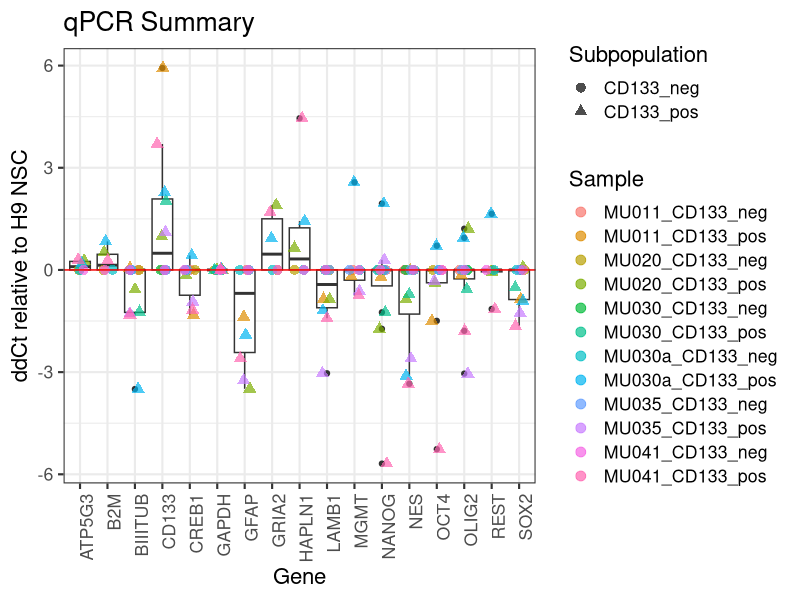

This figure's R source:
library(reshape)
library(plyr)
library(ggplot2)
#source('~/Documents/Rscripts/multiplot.R')

ddCTcalculate = function(geneOfInterest, sampleOfInterest='020_N', houseKeepingGene='GAPDH', referenceSample='020_N', data=rawData) 
{
    sampleHouse = paste(sampleOfInterest, houseKeepingGene)
    sampleGene = paste(sampleOfInterest, geneOfInterest)
    # Extract the Cp of the hosue keeping gene
    houseCp = data[sampleHouse, 'meanCp']
    geneCp = data[sampleGene, 'meanCp']
    # dCt calculation for the sample of interest
    dCt = houseCp - geneCp
    # Extract the meanCP for the reference sample. First get the index of the housekeeping gene, then the gene of interest
    refDctRowHouse = paste(referenceSample, houseKeepingGene)
    refDctRowGene = paste(referenceSample, geneOfInterest)
    # Calculate dCt for the reference sample
    referenceSample_dCt = data[refDctRowHouse, 'meanCp'] - data[refDctRowGene, 'meanCp']
    # Calculate ddCt
    ddCt = dCt - referenceSample_dCt
    return (ddCt)
}

foldChangecalculate = function(geneOfInterest, sampleOfInterest='020_N', houseKeepingGene='GAPDH', referenceSample='020_N', data=rawData) 
{
    sampleHouse = paste(sampleOfInterest, houseKeepingGene)
    sampleGene = paste(sampleOfInterest, geneOfInterest)
    # Extract the Cp of the hosue keeping gene
    houseCp = data[sampleHouse, 'meanCp']
    geneCp = data[sampleGene, 'meanCp']
    # dCt calculation for the sample of interest
    dCt = houseCp - geneCp
    # Extract the meanCP for the reference sample. First get the index of the housekeeping gene, then the gene of interest
    refDctRowHouse = paste(referenceSample, houseKeepingGene)
    refDctRowGene = paste(referenceSample, geneOfInterest)
    # Calculate dCt for the reference sample
    referenceSample_dCt = data[refDctRowHouse, 'meanCp'] - data[refDctRowGene, 'meanCp']
    # Calculate ddCt
    ddCt = dCt - referenceSample_dCt
    foldChange = 2^ddCt
    return (foldChange)
}

plotPDGC = function(dataFrame, pdgc="MU035") {
    # This function takes a dataFrane of some data and returns a ggplot object specific to the cell line supplied as a string
    extract = dataFrame[,"PDGC"] %in% pdgc
    datPlot = dataFrame[extract,]
    # The colour of the plots
    cols = c("orange", "forestgreen", "darkblue", "darkred")
    p = ggplot(data=datPlot, aes(x=Gene, y=ddCT, fill=Subpopulation)) +
        geom_bar(stat="identity", position=position_dodge(), colour="black") + 
        ggtitle(paste("qPCR", pdgc, sep=" ")) +  scale_fill_manual(values=cols) + 
        xlab("Gene") + ylab("ddCt") +
        theme_bw(base_size=16) + theme(axis.text.x = element_text(angle = 90, hjust = 1))
    return (p) }

setwd("150316_qPCRcd133Summary/")

dat = read.csv("dat/150316_summaryEdit.csv", row.names=1)
dat$Sample = paste(dat$PDGC, dat$Subpopulation, sep="_")
dat$Gene = gsub("POU5F1", "OCT4", dat$Gene)
dat$Gene = gsub("PROM1", "CD133", dat$Gene)

# Take the mean of duplicated measurements
datWide = ddply(dat, .(Sample, Gene, PDGC, Subpopulation), summarise, meanCp = mean(MeanCP, na.rm=T))

# Calculate ddCT

getddCt = function(dataFrame, sampleInt="MU035_CD133_neg") 
{
    # Extract the genes that were measured by both samples.
    samp = dataFrame[dataFrame$Sample %in% sampleInt,"Gene"]
    cd133neg = gsub("_CD133_pos", "_CD133_neg", sampleInt)
    ref = dataFrame[dataFrame$Sample %in% cd133neg, "Gene"]
    genes = intersect(samp, ref)
    
    # Subset the shared genes and sort
    subDat = dataFrame[dataFrame$Sample %in% c(sampleInt, cd133neg),]
    subDat = subDat[subDat$Gene %in% genes,]
    subDat = subDat[order(subDat$Sample, subDat$Gene),]
    row.names(subDat) = paste(subDat$Sample, subDat$Gene)
    
    # Call the ddCt functions
    subDat$ddCT = ddCTcalculate(geneOfInterest=subDat$Gene, sampleOfInterest=subDat$Sample,
                                houseKeepingGene='GAPDH', referenceSample=cd133neg, data=subDat)
    subDat$foldChange = foldChangecalculate(geneOfInterest=subDat$Gene, sampleOfInterest=subDat$Sample,
                                            houseKeepingGene='GAPDH', referenceSample=cd133neg, data=subDat)
    
    # Remove the reference samples which will be 0 anyway.
    result = subDat[subDat$Sample %in% sampleInt,]
    return (subDat)
    #return (result)
}

############   Calculate ddCT ############  
dataFrame = datWide
sampleInt = "MU035_CD133_pos"

mu035_P = getddCt(datWide, "MU035_CD133_pos")
mu011_P = getddCt(datWide, "MU011_CD133_pos")
mu020_P = getddCt(datWide, "MU020_CD133_pos")
mu030_P = getddCt(datWide, "MU030_CD133_pos")
mu030a_P = getddCt(datWide, "MU030a_CD133_pos")
mu041_P = getddCt(datWide, "MU041_CD133_pos")

ddCt = rbind(mu011_P, mu020_P, mu030_P, mu030a_P, mu035_P, mu041_P)
write.csv(ddCt,"150317_ddCtResults.csv", row.names=F)

rm(mu011_P, mu020_P, mu030_P, mu030a_P, mu035_P, mu041_P)

# Add more asthetics to the plot
ggplot(data=ddCt, aes(x=Gene, y=ddCT)) +
    geom_boxplot() + geom_point(aes(shape=Subpopulation, colour=Sample), size =3, alpha=0.7,  position = position_jitter(w = 0.2)) + #geom_jitter() +
    ggtitle("qPCR Summary") + geom_hline(yintercept=0, colour="red") +
    xlab("Gene") + ylab("ddCt relative to H9 NSC") +
    theme_bw(base_size=16) + theme(axis.text.x = element_text(angle = 90, hjust = 1))
